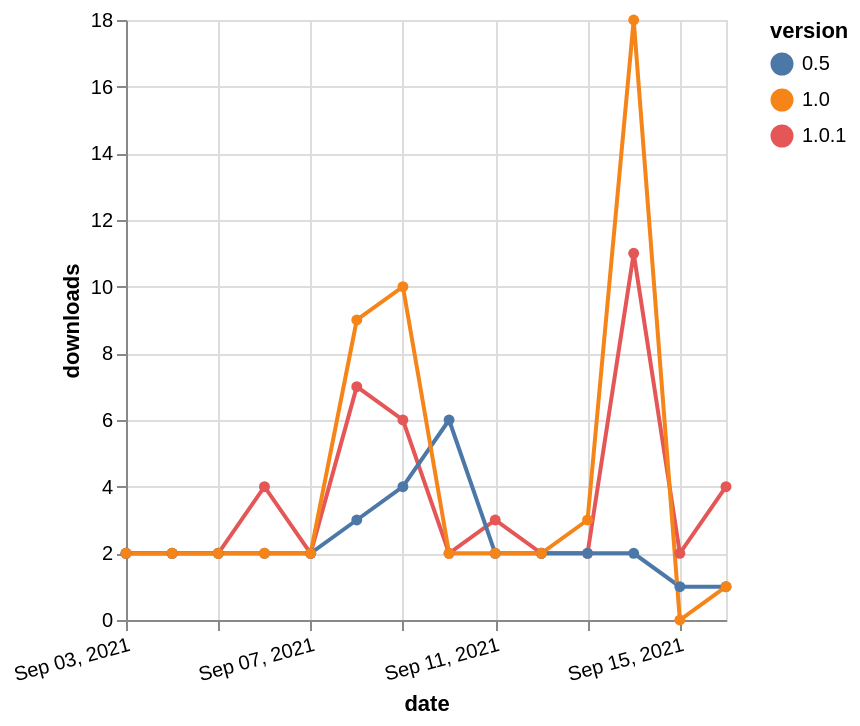

Write a Vega-Lite specification for this figure.
### Vega-Lite specification from a JSON file in a GitHub repository (floating-point values rounded to 4 significant figures)
{"$schema": "https://vega.github.io/schema/vega-lite/v5.json", "description": "A simple bar chart with embedded data.", "data": {"values": [{"date": "2021-09-03", "total": 894, "delta": 2, "version": "1.0.1"}, {"date": "2021-09-04", "total": 896, "delta": 2, "version": "1.0.1"}, {"date": "2021-09-05", "total": 898, "delta": 2, "version": "1.0.1"}, {"date": "2021-09-06", "total": 902, "delta": 4, "version": "1.0.1"}, {"date": "2021-09-07", "total": 904, "delta": 2, "version": "1.0.1"}, {"date": "2021-09-08", "total": 911, "delta": 7, "version": "1.0.1"}, {"date": "2021-09-09", "total": 917, "delta": 6, "version": "1.0.1"}, {"date": "2021-09-10", "total": 919, "delta": 2, "version": "1.0.1"}, {"date": "2021-09-11", "total": 922, "delta": 3, "version": "1.0.1"}, {"date": "2021-09-12", "total": 924, "delta": 2, "version": "1.0.1"}, {"date": "2021-09-13", "total": 926, "delta": 2, "version": "1.0.1"}, {"date": "2021-09-14", "total": 937, "delta": 11, "version": "1.0.1"}, {"date": "2021-09-15", "total": 939, "delta": 2, "version": "1.0.1"}, {"date": "2021-09-16", "total": 943, "delta": 4, "version": "1.0.1"}, {"date": "2021-09-03", "total": 1282, "delta": 2, "version": "0.5"}, {"date": "2021-09-04", "total": 1284, "delta": 2, "version": "0.5"}, {"date": "2021-09-05", "total": 1286, "delta": 2, "version": "0.5"}, {"date": "2021-09-06", "total": 1288, "delta": 2, "version": "0.5"}, {"date": "2021-09-07", "total": 1290, "delta": 2, "version": "0.5"}, {"date": "2021-09-08", "total": 1293, "delta": 3, "version": "0.5"}, {"date": "2021-09-09", "total": 1297, "delta": 4, "version": "0.5"}, {"date": "2021-09-10", "total": 1303, "delta": 6, "version": "0.5"}, {"date": "2021-09-11", "total": 1305, "delta": 2, "version": "0.5"}, {"date": "2021-09-12", "total": 1307, "delta": 2, "version": "0.5"}, {"date": "2021-09-13", "total": 1309, "delta": 2, "version": "0.5"}, {"date": "2021-09-14", "total": 1311, "delta": 2, "version": "0.5"}, {"date": "2021-09-15", "total": 1312, "delta": 1, "version": "0.5"}, {"date": "2021-09-16", "total": 1313, "delta": 1, "version": "0.5"}, {"date": "2021-09-03", "total": 1141, "delta": 2, "version": "1.0"}, {"date": "2021-09-04", "total": 1143, "delta": 2, "version": "1.0"}, {"date": "2021-09-05", "total": 1145, "delta": 2, "version": "1.0"}, {"date": "2021-09-06", "total": 1147, "delta": 2, "version": "1.0"}, {"date": "2021-09-07", "total": 1149, "delta": 2, "version": "1.0"}, {"date": "2021-09-08", "total": 1158, "delta": 9, "version": "1.0"}, {"date": "2021-09-09", "total": 1168, "delta": 10, "version": "1.0"}, {"date": "2021-09-10", "total": 1170, "delta": 2, "version": "1.0"}, {"date": "2021-09-11", "total": 1172, "delta": 2, "version": "1.0"}, {"date": "2021-09-12", "total": 1174, "delta": 2, "version": "1.0"}, {"date": "2021-09-13", "total": 1177, "delta": 3, "version": "1.0"}, {"date": "2021-09-14", "total": 1195, "delta": 18, "version": "1.0"}, {"date": "2021-09-15", "total": 1195, "delta": 0, "version": "1.0"}, {"date": "2021-09-16", "total": 1196, "delta": 1, "version": "1.0"}]}, "width": "container", "mark": {"type": "line", "point": {"filled": true}}, "encoding": {"x": {"field": "date", "type": "temporal", "timeUnit": "yearmonthdate", "title": "date", "axis": {"labelAngle": -15}}, "y": {"field": "delta", "type": "quantitative", "title": "downloads"}, "color": {"field": "version", "type": "nominal"}, "tooltip": {"field": "delta"}}}
